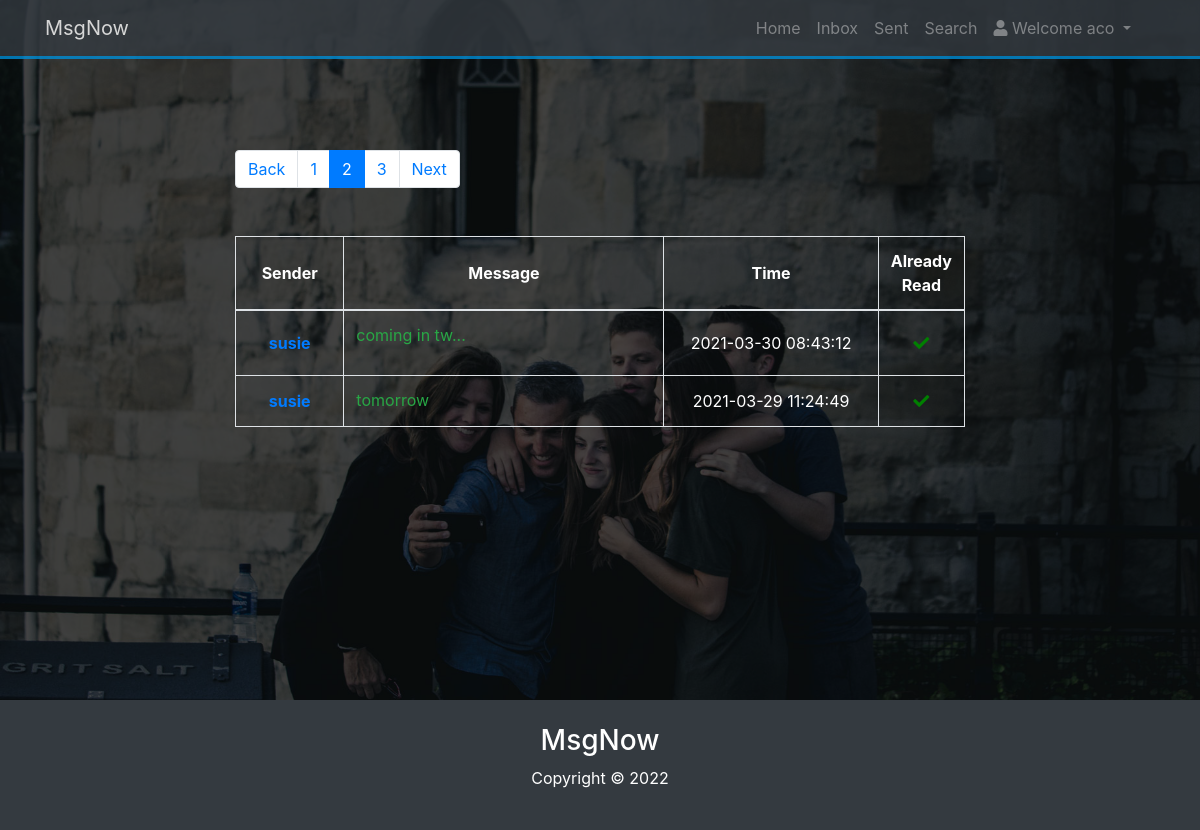
Screenshot of /inbox.php?page=2 (signed in) with the database file from the repository.
### tables this page shows
CREATE TABLE IF NOT EXISTS `msg` (
  `id` int(11) NOT NULL AUTO_INCREMENT,
  `sender` varchar(100) NOT NULL,
  `recipient` varchar(100) NOT NULL,
  `msg_text` varchar(100) NOT NULL,
  `time` timestamp NOT NULL DEFAULT CURRENT_TIMESTAMP,
  `sent_msg` tinyint(4) NOT NULL DEFAULT '0',
  `read_msg` tinyint(4) NOT NULL DEFAULT '0',
  PRIMARY KEY (`id`),
  KEY `sender` (`sender`),
  KEY `recipient` (`recipient`)
);

### includes/database.php (called while the page is built, shortened)
<?php
class Database {
    public function __construct($host = DB_HOST,$user = DB_USER,$password = DB_PASS,$base = DB_NAME)
    {
        try{
        $this->conn = new PDO("mysql:host=$host;dbname=$base",$user,$password);
        } catch (PDOException $ex){
            echo "Connection failed: " . $ex->getMessage();
        }
    }
}
$database = new Database();
?>

### inbox.php (the view)
<?php include ("includes/home_header.php");?>
<?php
$user = new User($database);
?>
<table class='table table-bordered mt-5'>
    <thead>
    <tr>
        <th class="text-center align-middle" style="width: 15%">Sender</th>
        <th class="text-center align-middle" style="width: 45%">Message</th>
        <th class="text-center align-middle" style="width: 30%">Time</th>
        <th class="text-center align-middle" style="width: 10%">Already Read</th>
    </tr>
    </thead>
    <tbody>
    <tr>
        <?php $row = $user->messages_for_current_user_with_pagination('SELECT id,sender,msg_text,time,read_msg FROM msg WHERE recipient = ? ORDER BY time DESC',$user->username);
        foreach($row as $msg){
            ?>
                <tr>
                 <td class="text-center align-middle"><strong><a href='thread_from_inbox.php?friend=<?php echo $msg->sender;?>'><?php echo $msg->sender;?></a></strong></td>
                    <td><a href="message_from_inbox.php?id=<?php echo $msg->id;?>" class="text-success">
                    <?php echo (strlen($msg->msg_text) > 15) ? substr($msg->msg_text, 0, 15) . '...' : $msg->msg_text; ?></a></td>
                    <td class="text-center align-middle"><?php echo $msg->time;?></td>
                     <td class="text-center align-middle"><?php echo $msg->read_msg==1?"<i class='fas fa-check' style='color:green; background-color: transparent;vertical-align: bottom' ></i>":"<i class='far fa-times-circle' style='color:red'></i>"; ?></td>
                     </tr>
        <?php
        }
        ?>
    </tr>
    </tbody>
</table>
<?php include("includes/home_footer.php"); ?>

### css/style.css (style rules this page uses)
body { background: #333; color: #fff; }
#home-section .fas, #create-section .fas { color: #008ed6; background: #fff; padding: 5px; border-radius: 5px; }

### rows the page displays
msg: sender "susie", msg_text "coming in tw", time "2021-03-30 08:43:12", read_msg 1 (drawn)
msg: sender "susie", msg_text "tomorrow", time "2021-03-29 11:24:49", read_msg 1 (drawn)

### other values shown
$_SESSION['username'] "aco"
$sub1 "1"
$page "2"
$add1 "3"
